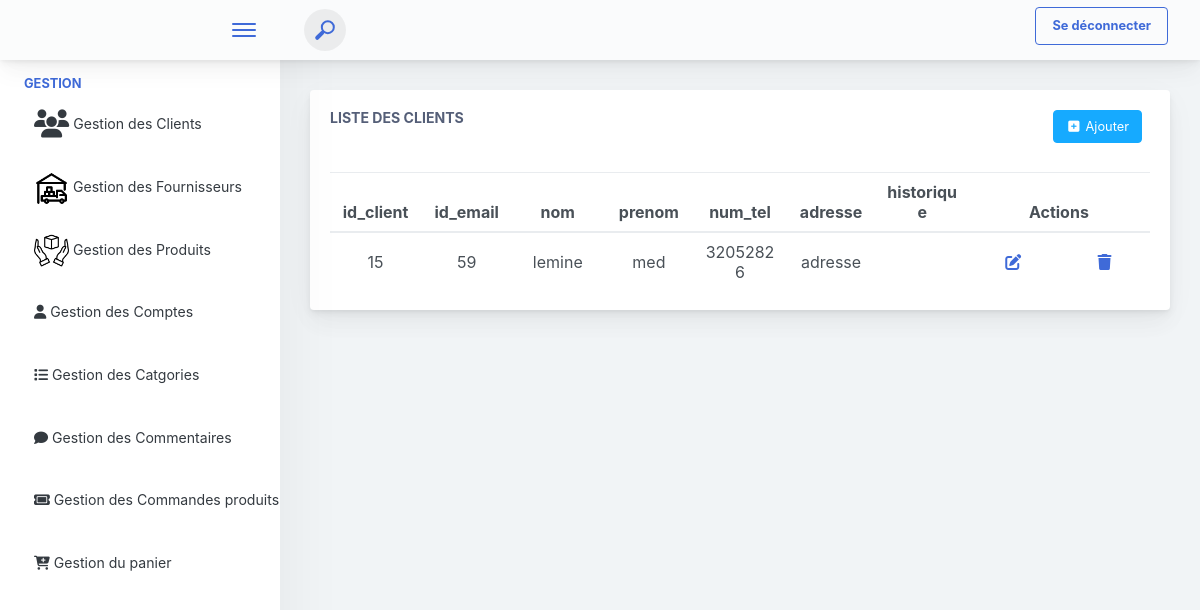
Page /affiche_client on the earlier database version.
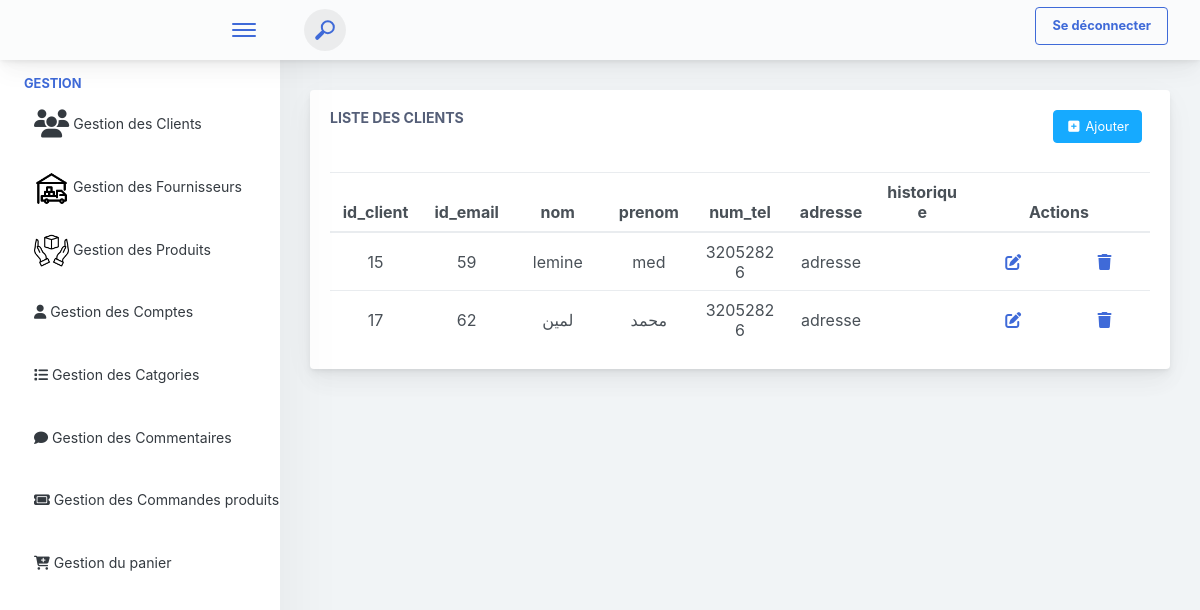
Same page on the later database version.
### produits_app/models.py (models this page shows)
class Client(models.Model):
    id_client = models.AutoField(primary_key=True)
    id_email = models.ForeignKey(Compte, on_delete=models.CASCADE, default=4)
    nom = models.CharField(max_length=100)
    prenom = models.CharField(max_length=100, default='prenom_user')
    num_tel = models.IntegerField(default=0)
    adresse = models.CharField(max_length=100, default='adresse')
    historique = models.ManyToManyField(CommandeProduit,blank=True)

### produits_app/views.py (the view)
# urls.py: path('affiche_client',views.affiche_client,name="affiche_client"),
def affiche_client(request):
    clients = Client.objects.all()
    return render(request,"interface_admin/Admin_Client/client_affichage.html",{'clients':clients})

### produits_app/templates/interface_admin/Admin_Client/client_affichage.html (shortened to what this page needs)
{% extends 'interface_admin/navbar.html' %}
{% block content %}
  <div class="app-main__inner">
    <div class="row">
        <div class="col-lg-12">
          <div class="main-card mb-3 card">
            <div class="card-body">
              <div style="display: flex ; justify-content: space-between;">
                <div>
                  <h5 class="card-title">Liste des Clients </h5>
                </div>
                <div style="display: flex ; justify-content: space-between;">
                  <div>
                    <a href="{% url 'ajouter_client' %}" class="mb-2 mr-2 btn btn-info"><i class="fa fa-fw" aria-hidden="true" title="Copier pour utiliser plus-square"></i> Ajouter </a>
                  </div>
                </div>
              </div>
              <br>
              <table class="mb-0 table" id="myTable">
                <thead>
                  <tr>
                    <th>id_client</th>
                    <th>id_email</th>
                    <th>nom</th>
                    <th>prenom</th>
                    <th>num_tel</th>
                    <th>adresse</th>
                    <th>historique</th>
                    <th colspan="2" >Actions</th>
                  </tr>
                </thead>
                <tbody>
                  {% for client in clients %}
                  <tr>
                    <td >{{client.id_client}}</td>
                    <td >{{client.id_email_id}}</td>
                    <td >{{client.nom}}</td>
                    <td >{{client.prenom}}</td>
                    <td >{{client.num_tel}}</td>
                    <td>adresse</td>
                    <td >{{client.historique_id}}</td>
                    <td>
                      <a class='button' href="{% url 'modifier_client' client.id_client %}"><i class="fa-solid fa-pen-to-square"></i></a>
                    </td>
                    <td>
                      <a class='button' href="{% url 'suprimer_client' client.id_client %}"><i class="fa-solid fa-trash"></i></a>
                    </td>
                  </tr>
                  {% endfor %}
                </tbody>
              </table>
            </div>
          </div>
        </div>
      </div>
    </div>
  </div>
{% endblock %}

Differences in the rows shown:
added Client: id_client "17", id_email_id "62", nom "لمين", prenom "محمد", num_tel "32052826"
